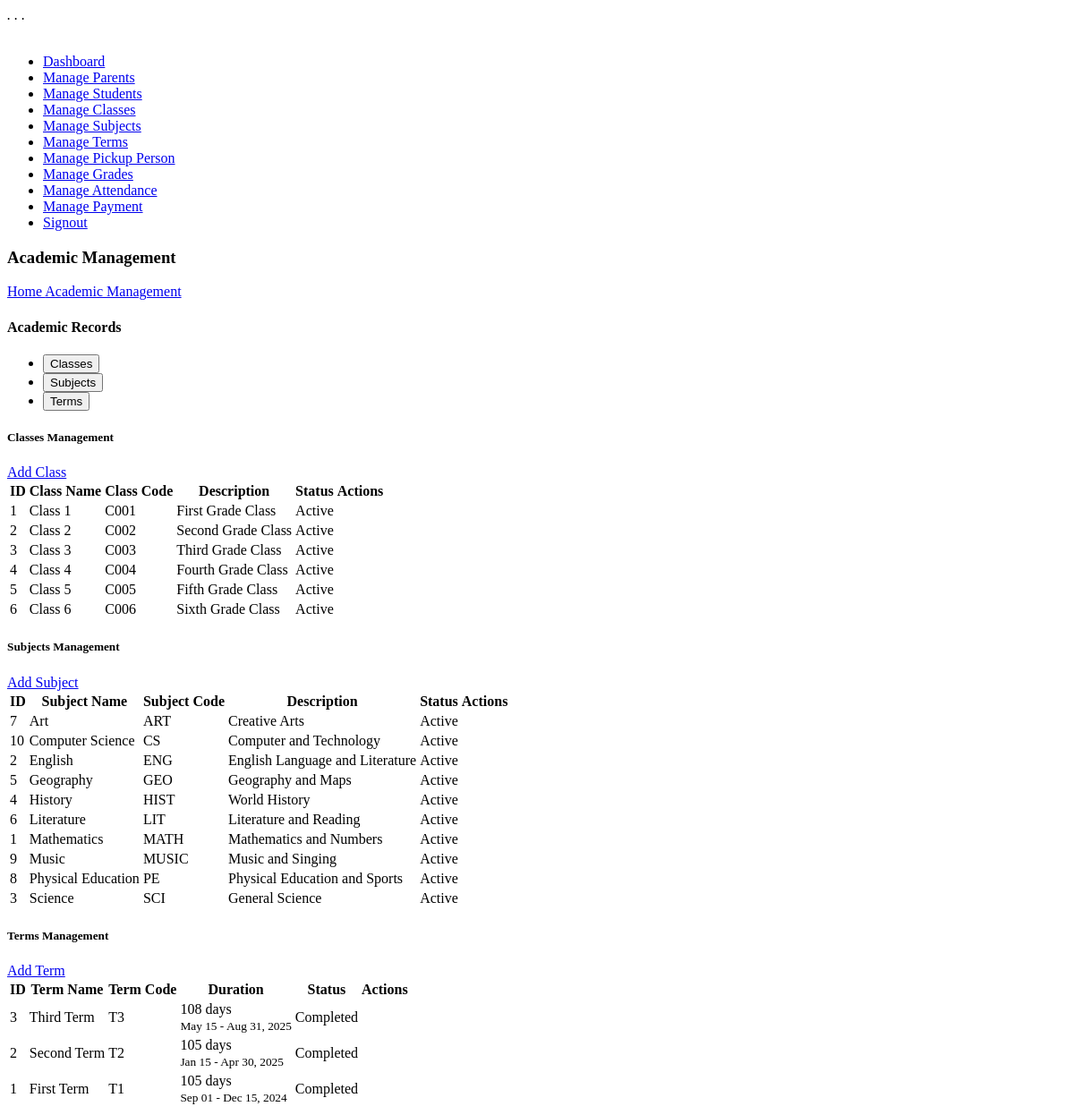
The page /manage_academic.php (signed in) on the database its author committed.
### tables this page shows
CREATE TABLE IF NOT EXISTS `classes` (
  `id` int(11) NOT NULL AUTO_INCREMENT,
  `class_name` varchar(50) NOT NULL,
  `class_code` varchar(20) UNIQUE NOT NULL,
  `description` text,
  `is_active` tinyint(1) DEFAULT '1',
  `created_at` timestamp NOT NULL DEFAULT CURRENT_TIMESTAMP,
  `updated_at` timestamp NOT NULL DEFAULT CURRENT_TIMESTAMP ON UPDATE CURRENT_TIMESTAMP,
  PRIMARY KEY (`id`)
);

CREATE TABLE IF NOT EXISTS `subjects` (
  `id` int(11) NOT NULL AUTO_INCREMENT,
  `subject_name` varchar(100) NOT NULL,
  `subject_code` varchar(20) UNIQUE NOT NULL,
  `description` text,
  `is_active` tinyint(1) DEFAULT '1',
  `created_at` timestamp NOT NULL DEFAULT CURRENT_TIMESTAMP,
  `updated_at` timestamp NOT NULL DEFAULT CURRENT_TIMESTAMP ON UPDATE CURRENT_TIMESTAMP,
  PRIMARY KEY (`id`)
);

CREATE TABLE IF NOT EXISTS `terms` (
  `id` int(11) NOT NULL AUTO_INCREMENT,
  `term_name` varchar(50) NOT NULL,
  `term_code` varchar(20) UNIQUE NOT NULL,
  `start_date` date NOT NULL,
  `end_date` date NOT NULL,
  `is_active` tinyint(1) DEFAULT '1',
  `created_at` timestamp NOT NULL DEFAULT CURRENT_TIMESTAMP,
  `updated_at` timestamp NOT NULL DEFAULT CURRENT_TIMESTAMP ON UPDATE CURRENT_TIMESTAMP,
  PRIMARY KEY (`id`)
);

### manage_academic.php (the view, shortened to what this page needs)
<?php
include "db.php";
$classes_query = "SELECT * FROM classes ORDER BY class_name ASC";
$classes_stmt = $conn->prepare($classes_query);
$classes_stmt->execute();
$classes_result = $classes_stmt->get_result();
$classes = [];
while ($row = $classes_result->fetch_assoc()) {
    $classes[] = $row;
}
$subjects_query = "SELECT * FROM subjects ORDER BY subject_name ASC";
$subjects_stmt = $conn->prepare($subjects_query);
$subjects_stmt->execute();
$subjects_result = $subjects_stmt->get_result();
$subjects = [];
while ($row = $subjects_result->fetch_assoc()) {
    $subjects[] = $row;
}
$terms_query = "SELECT * FROM terms ORDER BY start_date DESC";
$terms_stmt = $conn->prepare($terms_query);
$terms_stmt->execute();
$terms_result = $terms_stmt->get_result();
$terms = [];
while ($row = $terms_result->fetch_assoc()) {
    $terms[] = $row;
}
?>
<?php include "header.php" ?>
<div id="main-wrapper">
    <?php include "sidebar.php"; ?>
    <div class="content-body">
        <div class="container">
            <div class="page-title">
               <div class="row align-items-center justify-content-between">
                  <div class="col-xl-4">
                     <div class="page-title-content">
                        <h3>Academic Management</h3>
                     </div>
                  </div>
                  <div class="col-auto">
                     <div class="breadcrumbs"><a href="#">Home </a><span><i class="ri-arrow-right-s-line"></i></span><a href="#">Academic Management</a></div>
                  </div>
               </div>
            </div>
            <div class="row">
               <div class="col-xl-12">
                    <div class="card">
                        <div class="card-header">
                            <h4 class="card-title">Academic Records</h4>
                        </div>
                        <div class="card-body">
                            <ul class="nav nav-tabs" id="academicTabs" role="tablist">
                                <li class="nav-item" role="presentation">
                                    <button class="nav-link active" id="classes-tab" data-bs-toggle="tab" data-bs-target="#classes" type="button" role="tab">
                                        <i class="ri-inbox-archive-fill me-2"></i>Classes
                                    </button>
                                </li>
                                <li class="nav-item" role="presentation">
                                    <button class="nav-link" id="subjects-tab" data-bs-toggle="tab" data-bs-target="#subjects" type="button" role="tab">
                                        <i class="ri-keyboard-line me-2"></i>Subjects
                                    </button>
                                </li>
                                <li class="nav-item" role="presentation">
                                    <button class="nav-link" id="terms-tab" data-bs-toggle="tab" data-bs-target="#terms" type="button" role="tab">
                                        <i class="ri-book-3-fill me-2"></i>Terms
                                    </button>
                                </li>
                            </ul>
                            <div class="tab-content" id="academicTabsContent">
                                <div class="tab-pane fade show active" id="classes" role="tabpanel">
                                    <div class="d-flex justify-content-between align-items-center mb-3 mt-3">
                                        <h5>Classes Management</h5>
                                        <a class="btn btn-primary btn-sm" href="add_classes.php">
                                            <i class="bi bi-plus"></i> Add Class
                                        </a>
                                    </div>
                                    <div class="table-responsive">
                                        <table class="table table-striped">
                                            <thead>
                                                <tr>
                                                    <th>ID</th>
                                                    <th>Class Name</th>
                                                    <th>Class Code</th>
                                                    <th>Description</th>
                                                    <th>Status</th>
                                                    <th>Actions</th>
                                                </tr>
                                            </thead>
                                            <tbody>
                                                <?php foreach ($classes as $class): ?>
                                                <tr>
                                                    <td><?php echo htmlspecialchars($class['id']); ?></td>
                                                    <td><?php echo htmlspecialchars($class['class_name']); ?></td>
                                                    <td><span class="badge bg-info text-dark"><?php echo htmlspecialchars($class['class_code']); ?></span></td>
                                                    <td><?php echo htmlspecialchars($class['description'] ?? ''); ?></td>
                                                    <td>
                                                        <span class="badge <?php echo $class['is_active'] ? 'bg-success' : 'bg-danger'; ?>">
                                                            <?php echo $class['is_active'] ? 'Active' : 'Inactive'; ?>
                                                        </span>
                                                    </td>
                                                    <td>
                                                    </td>
                                                </tr>
                                                <?php endforeach; ?>
                                            </tbody>
                                        </table>
                                    </div>
                                </div>
                                <div class="tab-pane fade" id="subjects" role="tabpanel">
                                    <div class="d-flex justify-content-between align-items-center mb-3 mt-3">
                                        <h5>Subjects Management</h5>
                                        <a class="btn btn-primary btn-sm" href="add_subjects.php">
                                            <i class="bi bi-plus"></i> Add Subject
                                        </a>
                                    </div>
                                    <div class="table-responsive">
                                        <table class="table table-striped">
                                            <thead>
                                                <tr>
                                                    <th>ID</th>
                                                    <th>Subject Name</th>
                                                    <th>Subject Code</th>
                                                    <th>Description</th>
                                                    <th>Status</th>
                                                    <th>Actions</th>
                                                </tr>
                                            </thead>
                                            <tbody>
                                                <?php foreach ($subjects as $subject): ?>
                                                <tr>
                                                    <td><?php echo htmlspecialchars($subject['id']); ?></td>
                                                    <td><?php echo htmlspecialchars($subject['subject_name']); ?></td>
                                                    <td><span class="badge bg-info text-dark"><?php echo htmlspecialchars($subject['subject_code']); ?></span></td>
                                                    <td><?php echo htmlspecialchars($subject['description'] ?? ''); ?></td>
                                                    <td>
                                                        <span class="badge <?php echo $subject['is_active'] ? 'bg-success' : 'bg-danger'; ?>">
                                                            <?php echo $subject['is_active'] ? 'Active' : 'Inactive'; ?>
                                                        </span>
                                                    </td>
                                                    <td>
                                                    </td>
                                                </tr>
                                                <?php endforeach; ?>
                                            </tbody>
                                        </table>
                                    </div>
                                </div>
                                <div class="tab-pane fade" id="terms" role="tabpanel">
                                    <div class="d-flex justify-content-between align-items-center mb-3 mt-3">
                                        <h5>Terms Management</h5>
                                        <a class="btn btn-primary btn-sm" href="add_terms.php">
                                            <i class="bi bi-plus"></i> Add Term
                                        </a>
                                    </div>
                                    <div class="table-responsive">
                                        <table class="table table-striped">
                                            <thead>
                                                <tr>
                                                    <th>ID</th>
                                                    <th>Term Name</th>
                                                    <th>Term Code</th>
                                                    <th>Duration</th>
                                                    <th>Status</th>
                                                    <th>Actions</th>
                                                </tr>
                                            </thead>
                                            <tbody>
                                                <?php foreach ($terms as $term): ?>
                                                <tr>
                                                    <td><?php echo htmlspecialchars($term['id']); ?></td>
                                                    <td><?php echo htmlspecialchars($term['term_name']); ?></td>
                                                    <td><span class="badge bg-info text-dark"><?php echo htmlspecialchars($term['term_code']); ?></span></td>
                                                    <td>
                                                        <?php
                                                        $start = new DateTime($term['start_date']);
                                                        $end = new DateTime($term['end_date']);
                                                        $duration = $start->diff($end);
                                                        echo $duration->days . ' days';
                                                        ?>
                                                        <br>
                                                        <small class="text-muted">
                                                            <?php echo date('M d', strtotime($term['start_date'])); ?> -
                                                            <?php echo date('M d, Y', strtotime($term['end_date'])); ?>
                                                        </small>
                                                    </td>
                                                    <td>
                                                        <?php
                                                        $today = new DateTime();
                                                        $start_date = new DateTime($term['start_date']);
                                                        $end_date = new DateTime($term['end_date']);
                                                        if ($today >= $start_date && $today <= $end_date) {
                                                            echo '<span class="badge bg-success">Current</span>';
                                                        } elseif ($today < $start_date) {
                                                            echo '<span class="badge bg-warning">Upcoming</span>';
                                                        } else {
                                                            echo '<span class="badge bg-secondary">Completed</span>';
                                                        }
                                                        ?>
                                                    </td>
                                                    <td>
                                                    </td>
                                                </tr>
                                                <?php endforeach; ?>
                                            </tbody>
                                        </table>
                                    </div>
                                </div>
                            </div>
                        </div>
                    </div>
                </div>
            </div>
        </div>
    </div>
</div>
<?php include "footer.php" ?>

### rows shown on the page
classes: id "1", class_name "Class 1", class_code "C001", description "First Grade Class", is_active "Active"
classes: id "2", class_name "Class 2", class_code "C002", description "Second Grade Class", is_active "Active"
classes: id "3", class_name "Class 3", class_code "C003", description "Third Grade Class", is_active "Active"
classes: id "4", class_name "Class 4", class_code "C004", description "Fourth Grade Class", is_active "Active"
classes: id "5", class_name "Class 5", class_code "C005", description "Fifth Grade Class", is_active "Active"
classes: id "6", class_name "Class 6", class_code "C006", description "Sixth Grade Class", is_active "Active"
subjects: id "7", subject_name "Art", subject_code "ART", description "Creative Arts", is_active "Active"
subjects: id "10", subject_name "Computer Science", subject_code "CS", description "Computer and Technology", is_active "Active"
subjects: id "2", subject_name "English", subject_code "ENG", description "English Language and Literature", is_active "Active"
subjects: id "5", subject_name "Geography", subject_code "GEO", description "Geography and Maps", is_active "Active"
subjects: id "4", subject_name "History", subject_code "HIST", description "World History", is_active "Active"
subjects: id "6", subject_name "Literature", subject_code "LIT", description "Literature and Reading", is_active "Active"
subjects: id "1", subject_name "Mathematics", subject_code "MATH", description "Mathematics and Numbers", is_active "Active"
subjects: id "9", subject_name "Music", subject_code "MUSIC", description "Music and Singing", is_active "Active"
subjects: id "8", subject_name "Physical Education", subject_code "PE", description "Physical Education and Sports", is_active "Active"
subjects: id "3", subject_name "Science", subject_code "SCI", description "General Science", is_active "Active"
terms: id "3", term_name "Third Term", term_code "T3", start_date+end_date "108", start_date "May 15", end_date "Aug 31, 2025", shows "Completed"
terms: id "2", term_name "Second Term", term_code "T2", start_date+end_date "105", start_date "Jan 15", end_date "Apr 30, 2025", shows "Completed"
terms: id "1", term_name "First Term", term_code "T1", start_date+end_date "105", start_date "Sep 01", end_date "Dec 15, 2024", shows "Completed"
